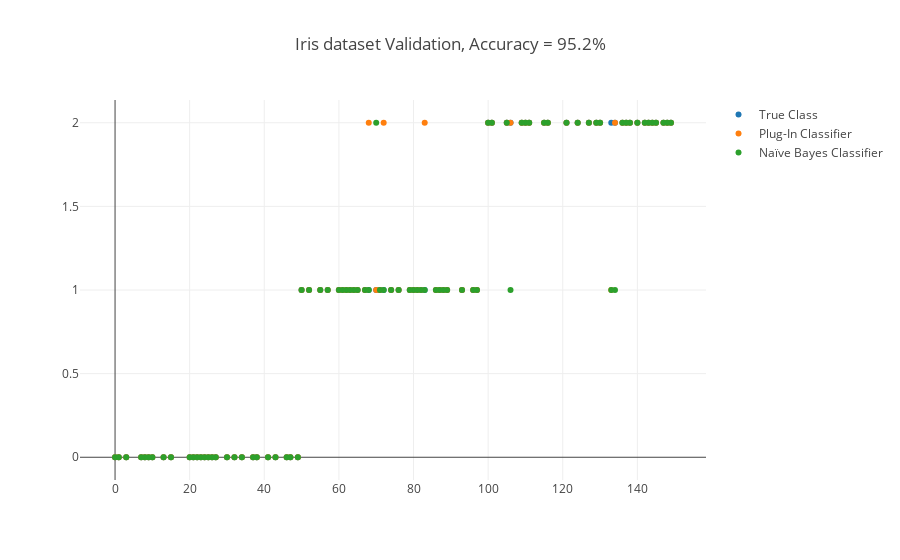

This figure's notebook cell:
### Code cell
# Plot the Classification results on the validation set

NaiveBayesPred = go.Scatter(
    x = dataSamp.index[nbSampleTrain:],
    y = NBPred,
    mode = 'markers',
    name = 'Naïve Bayes Classifier')

layout = go.Layout(title='Iris dataset Validation, Accuracy = {:.1f}%'.format(100*acc), showlegend=True)
data = [trueClass, plugInPred, NaiveBayesPred]
fig = go.Figure(data=data, layout=layout)
iplot(fig)

### Figure 1 — Plotly figure (JSON) as saved in the notebook; plotly's stock layout.template omitted (floating-point values rounded to 4 significant figures)
{"data": [{"mode": "markers", "name": "True Class", "type": "scatter", "uid": "af333b72-11d7-4c5a-b76d-cbdae6308bb9", "x": [127, 110, 65, 55, 144, 138, 46, 62, 74, 116, 93, 100, 89, 10, 34, 32, 124, 38, 83, 111, 149, 27, 23, 67, 9, 130, 97, 105, 145, 87, 148, 109, 64, 15, 82, 41, 80, 52, 26, 76, 43, 24, 136, 121, 143, 49, 21, 70, 3, 142, 30, 147, 106, 47, 115, 13, 88, 8, 81, 60, 0, 1, 57, 22, 61, 63, 7, 86, 96, 68, 50, 101, 20, 25, 134, 71, 129, 79, 133, 137, 72, 140, 37], "y": [2, 2, 1, 1, 2, 2, 0, 1, 1, 2, 1, 2, 1, 0, 0, 0, 2, 0, 1, 2, 2, 0, 0, 1, 0, 2, 1, 2, 2, 1, 2, 2, 1, 0, 1, 0, 1, 1, 0, 1, 0, 0, 2, 2, 2, 0, 0, 1, 0, 2, 0, 2, 2, 0, 2, 0, 1, 0, 1, 1, 0, 0, 1, 0, 1, 1, 0, 1, 1, 1, 1, 2, 0, 0, 2, 1, 2, 1, 2, 2, 1, 2, 0]}, {"mode": "markers", "name": "Plug-In Classifier", "type": "scatter", "uid": "ff0e5853-b9b5-499e-8a36-f225bbf88414", "x": [127, 110, 65, 55, 144, 138, 46, 62, 74, 116, 93, 100, 89, 10, 34, 32, 124, 38, 83, 111, 149, 27, 23, 67, 9, 130, 97, 105, 145, 87, 148, 109, 64, 15, 82, 41, 80, 52, 26, 76, 43, 24, 136, 121, 143, 49, 21, 70, 3, 142, 30, 147, 106, 47, 115, 13, 88, 8, 81, 60, 0, 1, 57, 22, 61, 63, 7, 86, 96, 68, 50, 101, 20, 25, 134, 71, 129, 79, 133, 137, 72, 140, 37], "y": [2, 2, 1, 1, 2, 2, 0, 1, 1, 2, 1, 2, 1, 0, 0, 0, 2, 0, 2, 2, 2, 0, 0, 1, 0, 2, 1, 2, 2, 1, 2, 2, 1, 0, 1, 0, 1, 1, 0, 1, 0, 0, 2, 2, 2, 0, 0, 1, 0, 2, 0, 2, 2, 0, 2, 0, 1, 0, 1, 1, 0, 0, 1, 0, 1, 1, 0, 1, 1, 2, 1, 2, 0, 0, 2, 1, 2, 1, 1, 2, 2, 2, 0]}, {"mode": "markers", "name": "Naïve Bayes Classifier", "type": "scatter", "uid": "924c36ae-68e0-424e-bf07-0c9225114911", "x": [127, 110, 65, 55, 144, 138, 46, 62, 74, 116, 93, 100, 89, 10, 34, 32, 124, 38, 83, 111, 149, 27, 23, 67, 9, 130, 97, 105, 145, 87, 148, 109, 64, 15, 82, 41, 80, 52, 26, 76, 43, 24, 136, 121, 143, 49, 21, 70, 3, 142, 30, 147, 106, 47, 115, 13, 88, 8, 81, 60, 0, 1, 57, 22, 61, 63, 7, 86, 96, 68, 50, 101, 20, 25, 134, 71, 129, 79, 133, 137, 72, 140, 37], "y": [2, 2, 1, 1, 2, 2, 0, 1, 1, 2, 1, 2, 1, 0, 0, 0, 2, 0, 1, 2, 2, 0, 0, 1, 0, 2, 1, 2, 2, 1, 2, 2, 1, 0, 1, 0, 1, 1, 0, 1, 0, 0, 2, 2, 2, 0, 0, 2, 0, 2, 0, 2, 1, 0, 2, 0, 1, 0, 1, 1, 0, 0, 1, 0, 1, 1, 0, 1, 1, 1, 1, 2, 0, 0, 1, 1, 2, 1, 1, 2, 1, 2, 0]}], "layout": {"showlegend": true, "title": "Iris dataset Validation, Accuracy = 95.2%"}}
